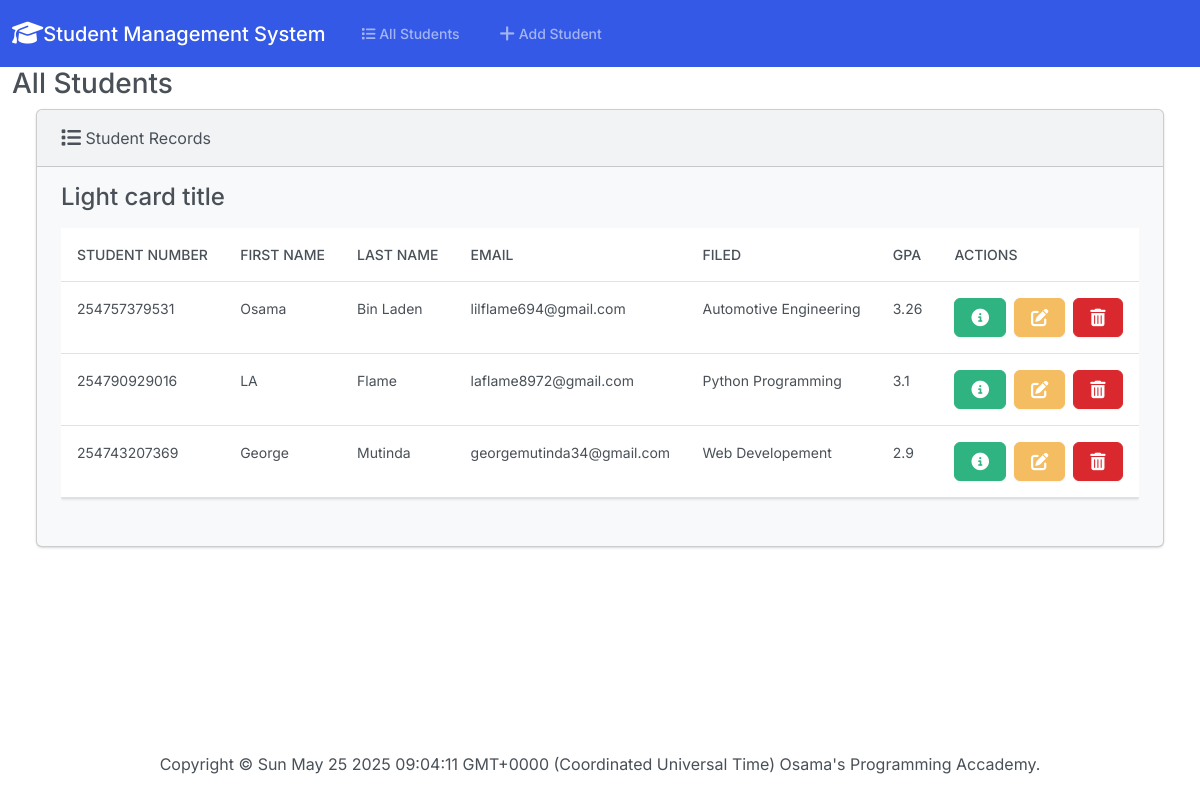
The app's page /, older data.
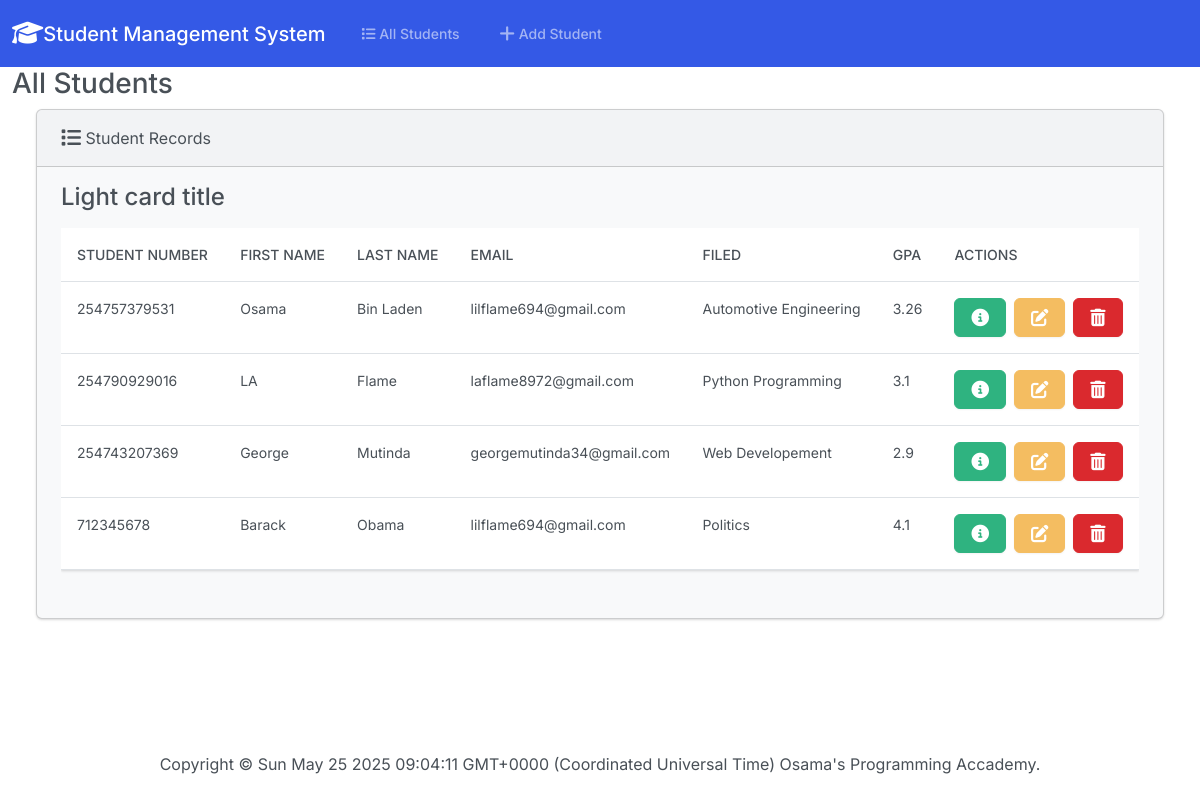
The same page, newer data.
### students/models.py (models this page shows, shortened)
class Student(models.Model):
    student_number = models.PositiveIntegerField()
    first_name = models.CharField(max_length=50)
    last_name = models.CharField(max_length=50)
    email = models.EmailField(max_length=100)
    field_of_study = models.CharField(max_length=50)
    gpa = models.FloatField()

### students/views.py (the view)
# urls.py: path('', views.index, name='index'),
def index(request):
    return render(request, 'Students/index.html',
                  {'students': Student.objects.all()})

### students/Templates/Students/index.html (shortened to what this page needs)
{% extends "Students/base.html" %}
{% block body %}
    <div class="container-fluid">
      <h3 class="a-4">All Students</h3>
      <div class="row">
        <div class="col-12">
          {% if students %}
          <div class="card bg-light ms-4 me-4 mb-4">
            <div class="card-header">
              <i class="fa-solid fa-list fa-lg"></i> Student Records
            </div>
            <div class="card-body">
              <h4 class="card-title">Light card title</h4>
              <p class="card-text">
                <div class="table-responsive">
                  <table class="table table-hover">
                    <thead>
                      <tr>
                        <th scope="col">Student Number</th>
                        <th scope="col">First Name</th>
                        <th scope="col">Last Name</th>
                        <th scope="col">Email</th>
                        <th scope="col">Filed</th>
                        <th scope="col">GPA</th>
                        <th scope="col">Actions</th>
                      </tr>
                    </thead>
                    <tbody>
                      {% for student in students %}
                        <tr>
                          <td>{{ student.student_number }}</td>
                          <td>{{ student.first_name }}</td>
                          <td>{{ student.last_name }}</td>
                          <td>{{ student.email }}</td>
                          <td>{{ student.field_of_study }}</td>
                          <td>{{ student.gpa }}</td>
                          <td><button type="button" class="btn btn-success me-1" href="{% url 'view_student' student.id %}" data-bs-toggle="modal" data-bs-target="#myModal{{student.id}}">
                          </button>
                          <a href="{% url 'edit' student.id %}" class="btn btn-warning me-1"></a>
                          <button type="button" class="btn btn-danger" data-bs-toggle="modal" data-bs-target="#delete{{student.id}}">
                            </button>
                          </td>
                        </tr>
                      {% endfor %}
                    </tbody>
                  </table>
                </div>
              </p>
            </div>
          </div>
          {% else %}
          <h5 class="alert alert-primary ms-4 me-4">No Student Records</h5>
          {% endif %}
        </div>
      </div>
    </div>
{% endblock %}

Row changes from the older to the newer data that the page shows:
added Student: student_number "712345678", first_name "Barack", last_name "Obama", email "lilflame694@gmail.com", field_of_study "Politics", gpa "4.1"
